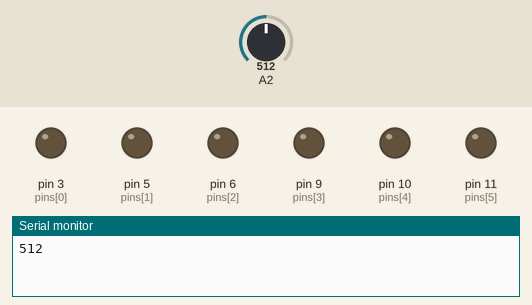
This sketch was run on a simulated Arduino Uno, built with avr-gcc and run on an emulated ATmega328P. On the bench: output pins drawn as LEDs (lit = HIGH), the last lines printed to the serial monitor. The test bench sets the inputs (shaded band); at power-on: A2 = 512.

Above: at 0.15 s.
At 19.99 s:
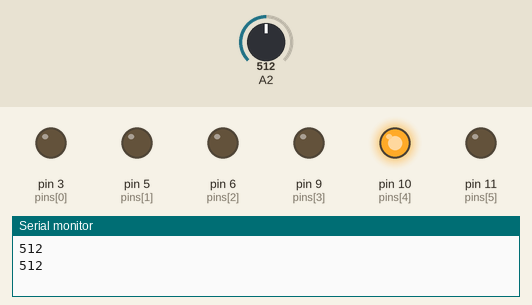
At 29.92 s:
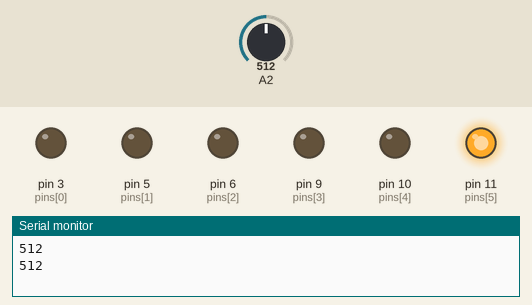
At 39.84 s:
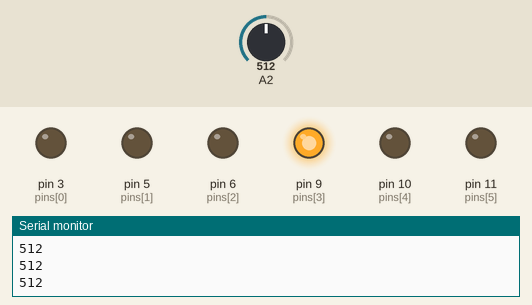
Timing chart, 0 to 40.0 s (numbered marks = the images above):
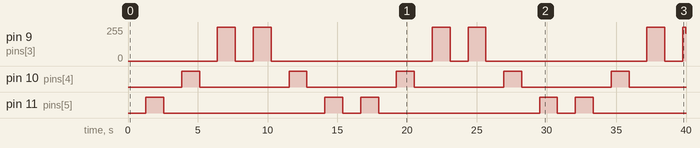

Measured:
- by itself, pin 9 (pins[3]): 0/255 → 255/255 at 6.4 s, → 0/255 1.3 s later, → 255/255 1.3 s later, → 0/255 1.3 s later, … (12 changes in this stretch)
- by itself, pin 10 (pins[4]): alternates HIGH for 1.3 s and LOW for 6.4 s
- by itself, pin 11 (pins[5]): repeats every 15.4 s: LOW 11.5 s, HIGH 1.3 s, LOW 1.3 s, HIGH 1.3 s

The sketch:

debugled1.ino
```cpp
char pinsCount = 6;
int pins[] = { 3, 5, 6, 9, 10, 11 };

// void Turn(int i) {
//   for (int j = 0; j <= 255; j++) {
//     analogWrite(pins[i], j);
//     delay(5);
//   }
//   for (int j = 255; j >= 0; j--) {
//     analogWrite(pins[i], j);
//     delay(5);
//   }
// }

void setup() {
  Serial.begin(9600);
  for (int i = 0; i < pinsCount; i++) {
    pinMode(pins[i], OUTPUT);
  }
}

void loop() {
  int sensorValue = analogRead(A2);
  Serial.println(sensorValue);
  if (sensorValue < 512){
    for (int i = 0; i < 3; i++){
      for (int j = 0; j >= 255; j++){
        analogWrite(pins[i], j);
        delay(5);
      }
      for (int j = 255; j >= 0; j--){
        analogWrite(pins[i], j);
        delay(5);
      }
    }
    for (int i = 3; i > 0; i--){
      for (int j = 0; j >= 255; j++){
        analogWrite(pins[i], j);
        delay(5);
      }
      for (int j = 255; j >= 0; j--){
        analogWrite(pins[i], j);
        delay(5);
      }
    }
  }

  else if (sensorValue >= 512) {
    for (int i = pinsCount - 1; i >= 3; i--){
      for (int j = 0; j <= 255; j++){
        analogWrite(pins[i], j);
        delay(5);
      }
      for (int j = 255; j >= 0; j--){
        analogWrite(pins[i], j);
        delay(5);
      }
    }
    for (int i = 3; i < pinsCount; i++){
      for (int j = 0; j <= 255; j++){
        analogWrite(pins[i], j);
        delay(5);
      }
      for (int j = 255; j >= 0; j--){
        analogWrite(pins[i], j);
        delay(5);
      }
    }
  }
}
```
